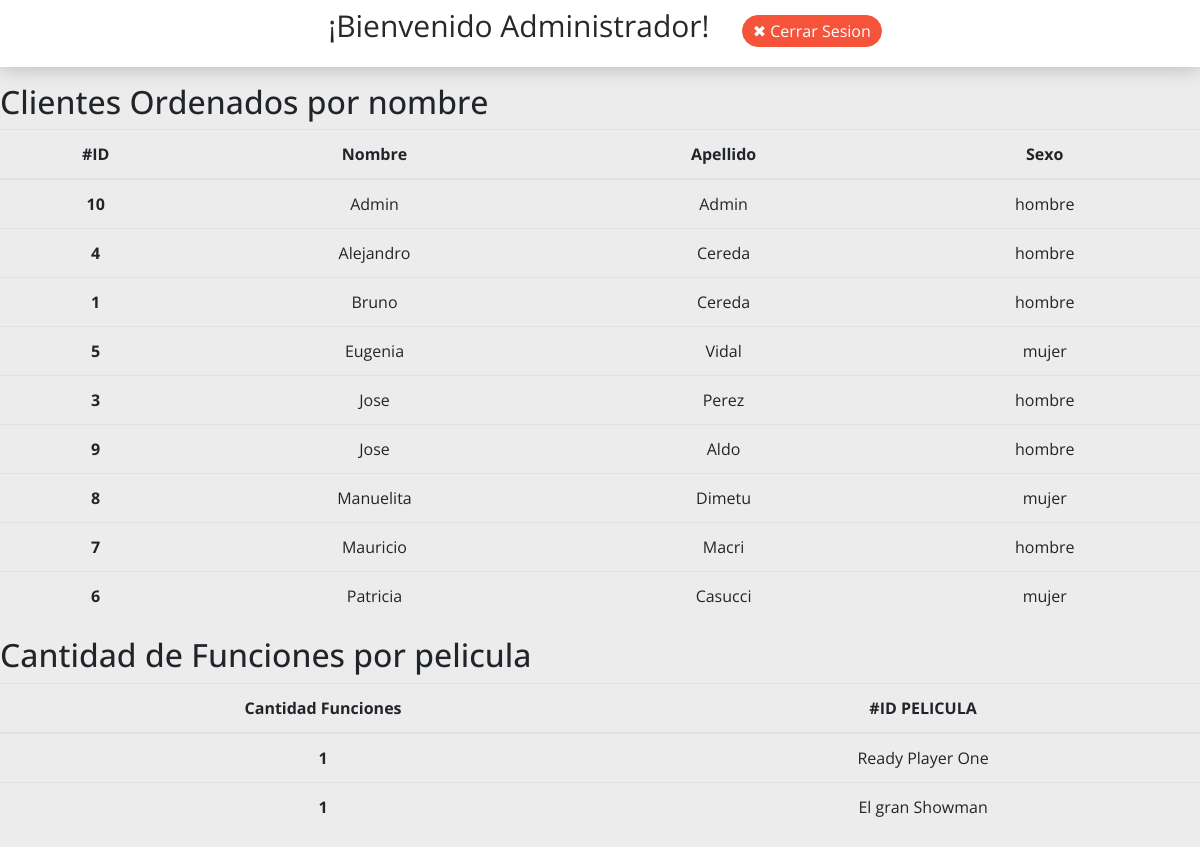
Screenshot of /views/admin/admin.estadisticas.view.php with the database file from the repository.
### tables this page shows
CREATE TABLE `clientes` (
  `cli_idCliente` int(11) NOT NULL,
  `cli_nombreCliente` varchar(50) NOT NULL,
  `cli_apellidoCliente` varchar(50) NOT NULL,
  `cli_generoCliente` varchar(10) NOT NULL,
  `cli_nombreUsuario` varchar(60) NOT NULL,
  `cli_pwdUsuario` varchar(60) NOT NULL
);

### views/admin/admin.estadisticas.view.php (the view, shortened to what this page needs)
<!DOCTYPE html>
<html lang="es">
<head>
	<link rel="stylesheet" href="https://use.fontawesome.com/releases/v5.7.2/css/all.css">
	<link rel="stylesheet" href="https://stackpath.bootstrapcdn.com/bootstrap/4.3.1/css/bootstrap.min.css">
</head>
<body>
	<header>
		<nav>
			<ul class="nav-bar">
				<li class="nombre-usuario">
					<p>¡Bienvenido Administrador!</p>
				</li>
				<li>
					<form action="../funcs/cerrar.sesion.func.php" method="POST"><input class="btn-cerrar-sesion" type="submit" name="cerrar-sesion" value="✖ Cerrar Sesion"></form>
				</li>
			</ul>
		</nav>
	</header>
	<h2>Clientes Ordenados por nombre</h2>
	<section class="text-center">
		<table class="table">
			<thead>
				<tr>
					<th scope="col">#ID</th>
					<th scope="col">Nombre</th>
					<th scope="col">Apellido</th>
					<th scope="col">Sexo</th>
				</tr>
			</thead>
			<tbody>
			<?php
				require('../../funcs/conexion.func.php');
				$query_consulta = "SELECT cli_idCliente, cli_nombreCliente, cli_apellidoCliente,
				cli_generoCliente FROM clientes ORDER BY cli_nombreCliente ASC";
				$resultado_consulta = mysqli_query($conexion, $query_consulta);
				while ($row = mysqli_fetch_array($resultado_consulta)) {
			?>
				<tr>
					<th scope="row"><?php echo $row['cli_idCliente']; ?></th>
					<td><?php echo $row['cli_nombreCliente']; ?></td>
					<td><?php echo $row['cli_apellidoCliente']; ?></td>
					<td><?php echo $row['cli_generoCliente']; ?></td>
				</tr>
				<?php
			}
			?>
			</tbody>
		</table>
	</section>
	<h2>Cantidad de Funciones por pelicula</h2>
	<section class="text-center">
		<table class="table">
			<thead>
				<tr>
					<th scope="col">Cantidad Funciones</th>
					<th scope="col">#ID PELICULA</th>
				</tr>
			</thead>
			<tbody>
				<?php
					require('../../funcs/conexion.func.php');
					$query_consulta = "SELECT COUNT(fun_idFuncion) CF, idPelicula, pel_nombrePelicula FROM funciones F INNER JOIN peliculas P ON F.idPelicula = P.pel_idPelicula GROUP BY idPelicula";
					$resultado_consulta = mysqli_query($conexion, $query_consulta);
					while ($row = mysqli_fetch_array($resultado_consulta)) {
				?>
				<tr>
					<th scope="row"><?php echo $row['CF']; ?></th>
					<td><?php echo $row['pel_nombrePelicula']; ?></td>
				</tr>
				<?php
			}
			?>
			</tbody>
		</table>
	</section>
</body>
</html>

### rows the page displays
clientes: cli_idCliente "10", cli_nombreCliente "Admin", cli_apellidoCliente "Admin", cli_generoCliente "hombre"
clientes: cli_idCliente "4", cli_nombreCliente "Alejandro", cli_apellidoCliente "Cereda", cli_generoCliente "hombre"
clientes: cli_idCliente "1", cli_nombreCliente "Bruno", cli_apellidoCliente "Cereda", cli_generoCliente "hombre"
clientes: cli_idCliente "5", cli_nombreCliente "Eugenia", cli_apellidoCliente "Vidal", cli_generoCliente "mujer"
clientes: cli_idCliente "3", cli_nombreCliente "Jose", cli_apellidoCliente "Perez", cli_generoCliente "hombre"
clientes: cli_idCliente "9", cli_nombreCliente "Jose", cli_apellidoCliente "Aldo", cli_generoCliente "hombre"
clientes: cli_idCliente "8", cli_nombreCliente "Manuelita", cli_apellidoCliente "Dimetu", cli_generoCliente "mujer"
clientes: cli_idCliente "7", cli_nombreCliente "Mauricio", cli_apellidoCliente "Macri", cli_generoCliente "hombre"
clientes: cli_idCliente "6", cli_nombreCliente "Patricia", cli_apellidoCliente "Casucci", cli_generoCliente "mujer"

### other values shown
$row['CF'] "1"
$row['pel_nombrePelicula'] "Ready Player One"
$row['pel_nombrePelicula'] "El gran Showman"
